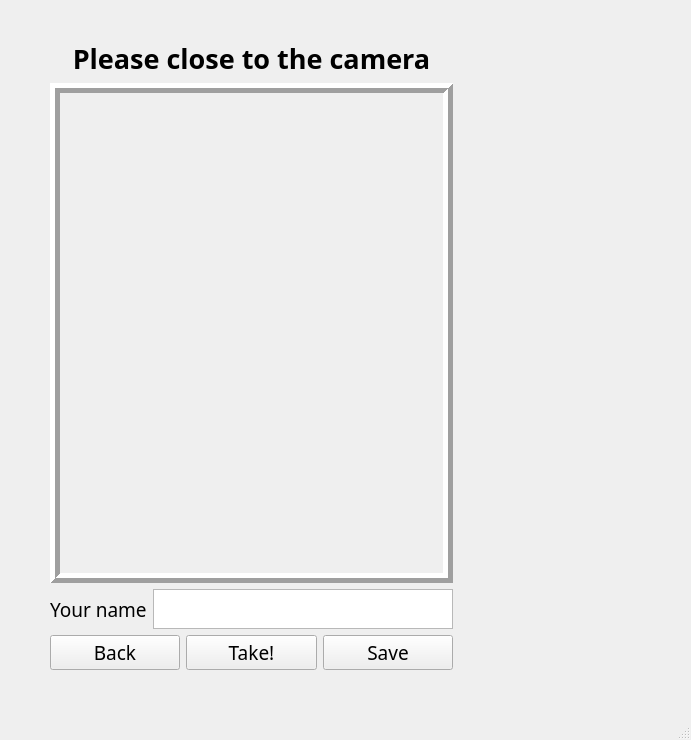
<?xml version="1.0" encoding="UTF-8"?>
<ui version="4.0">
 <class>MainWindow</class>
 <widget class="QMainWindow" name="MainWindow">
  <property name="geometry">
   <rect>
    <x>0</x>
    <y>0</y>
    <width>691</width>
    <height>740</height>
   </rect>
  </property>
  <property name="windowTitle">
   <string>MainWindow</string>
  </property>
  <widget class="QWidget" name="centralwidget">
   <widget class="QWidget" name="verticalLayoutWidget">
    <property name="geometry">
     <rect>
      <x>50</x>
      <y>40</y>
      <width>564</width>
      <height>641</height>
     </rect>
    </property>
    <layout class="QVBoxLayout" name="verticalLayout">
     <property name="sizeConstraint">
      <enum>QLayout::SetFixedSize</enum>
     </property>
     <property name="leftMargin">
      <number>0</number>
     </property>
     <item>
      <widget class="QLabel" name="Title">
       <property name="maximumSize">
        <size>
         <width>16777215</width>
         <height>50</height>
        </size>
       </property>
       <property name="font">
        <font>
         <family>Arial Rounded MT Bold</family>
         <pointsize>20</pointsize>
         <weight>75</weight>
         <bold>true</bold>
        </font>
       </property>
       <property name="layoutDirection">
        <enum>Qt::LeftToRight</enum>
       </property>
       <property name="text">
        <string>Please close to the camera</string>
       </property>
       <property name="alignment">
        <set>Qt::AlignCenter</set>
       </property>
      </widget>
     </item>
     <item>
      <widget class="QLabel" name="CameraView">
       <property name="minimumSize">
        <size>
         <width>0</width>
         <height>500</height>
        </size>
       </property>
       <property name="frameShape">
        <enum>QFrame::Box</enum>
       </property>
       <property name="frameShadow">
        <enum>QFrame::Raised</enum>
       </property>
       <property name="lineWidth">
        <number>5</number>
       </property>
       <property name="text">
        <string/>
       </property>
      </widget>
     </item>
     <item>
      <layout class="QHBoxLayout" name="horizontalLayout_3">
       <property name="sizeConstraint">
        <enum>QLayout::SetFixedSize</enum>
       </property>
       <item>
        <widget class="QLabel" name="NameLabel">
         <property name="maximumSize">
          <size>
           <width>150</width>
           <height>40</height>
          </size>
         </property>
         <property name="font">
          <font>
           <family>Arial Nova</family>
           <pointsize>14</pointsize>
          </font>
         </property>
         <property name="text">
          <string>Your name</string>
         </property>
        </widget>
       </item>
       <item>
        <widget class="QTextEdit" name="Name_textEdit">
         <property name="minimumSize">
          <size>
           <width>300</width>
           <height>0</height>
          </size>
         </property>
         <property name="maximumSize">
          <size>
           <width>300</width>
           <height>40</height>
          </size>
         </property>
         <property name="html">
          <string>&lt;!DOCTYPE HTML PUBLIC &quot;-//W3C//DTD HTML 4.0//EN&quot; &quot;http://www.w3.org/TR/REC-html40/strict.dtd&quot;&gt;
&lt;html&gt;&lt;head&gt;&lt;meta name=&quot;qrichtext&quot; content=&quot;1&quot; /&gt;&lt;style type=&quot;text/css&quot;&gt;
p, li { white-space: pre-wrap; }
&lt;/style&gt;&lt;/head&gt;&lt;body style=&quot; font-family:'PMingLiU'; font-size:9pt; font-weight:400; font-style:normal;&quot;&gt;
&lt;p style=&quot;-qt-paragraph-type:empty; margin-top:0px; margin-bottom:0px; margin-left:0px; margin-right:0px; -qt-block-indent:0; text-indent:0px;&quot;&gt;&lt;br /&gt;&lt;/p&gt;&lt;/body&gt;&lt;/html&gt;</string>
         </property>
        </widget>
       </item>
      </layout>
     </item>
     <item>
      <layout class="QHBoxLayout" name="horizontalLayout">
       <property name="sizeConstraint">
        <enum>QLayout::SetMinimumSize</enum>
       </property>
       <item>
        <widget class="QPushButton" name="BackButton">
         <property name="maximumSize">
          <size>
           <width>16777215</width>
           <height>40</height>
          </size>
         </property>
         <property name="font">
          <font>
           <family>Bahnschrift</family>
           <pointsize>14</pointsize>
          </font>
         </property>
         <property name="text">
          <string>Back</string>
         </property>
        </widget>
       </item>
       <item>
        <widget class="QPushButton" name="TakeButton">
         <property name="maximumSize">
          <size>
           <width>16777215</width>
           <height>40</height>
          </size>
         </property>
         <property name="font">
          <font>
           <family>Bahnschrift</family>
           <pointsize>14</pointsize>
          </font>
         </property>
         <property name="text">
          <string>Take!</string>
         </property>
        </widget>
       </item>
       <item>
        <widget class="QPushButton" name="SaveButton">
         <property name="maximumSize">
          <size>
           <width>16777215</width>
           <height>40</height>
          </size>
         </property>
         <property name="font">
          <font>
           <family>Bahnschrift</family>
           <pointsize>14</pointsize>
          </font>
         </property>
         <property name="text">
          <string>Save</string>
         </property>
        </widget>
       </item>
      </layout>
     </item>
    </layout>
   </widget>
  </widget>
  <widget class="QMenuBar" name="menubar">
   <property name="geometry">
    <rect>
     <x>0</x>
     <y>0</y>
     <width>691</width>
     <height>18</height>
    </rect>
   </property>
  </widget>
  <widget class="QStatusBar" name="statusbar"/>
 </widget>
 <resources/>
 <connections/>
</ui>
